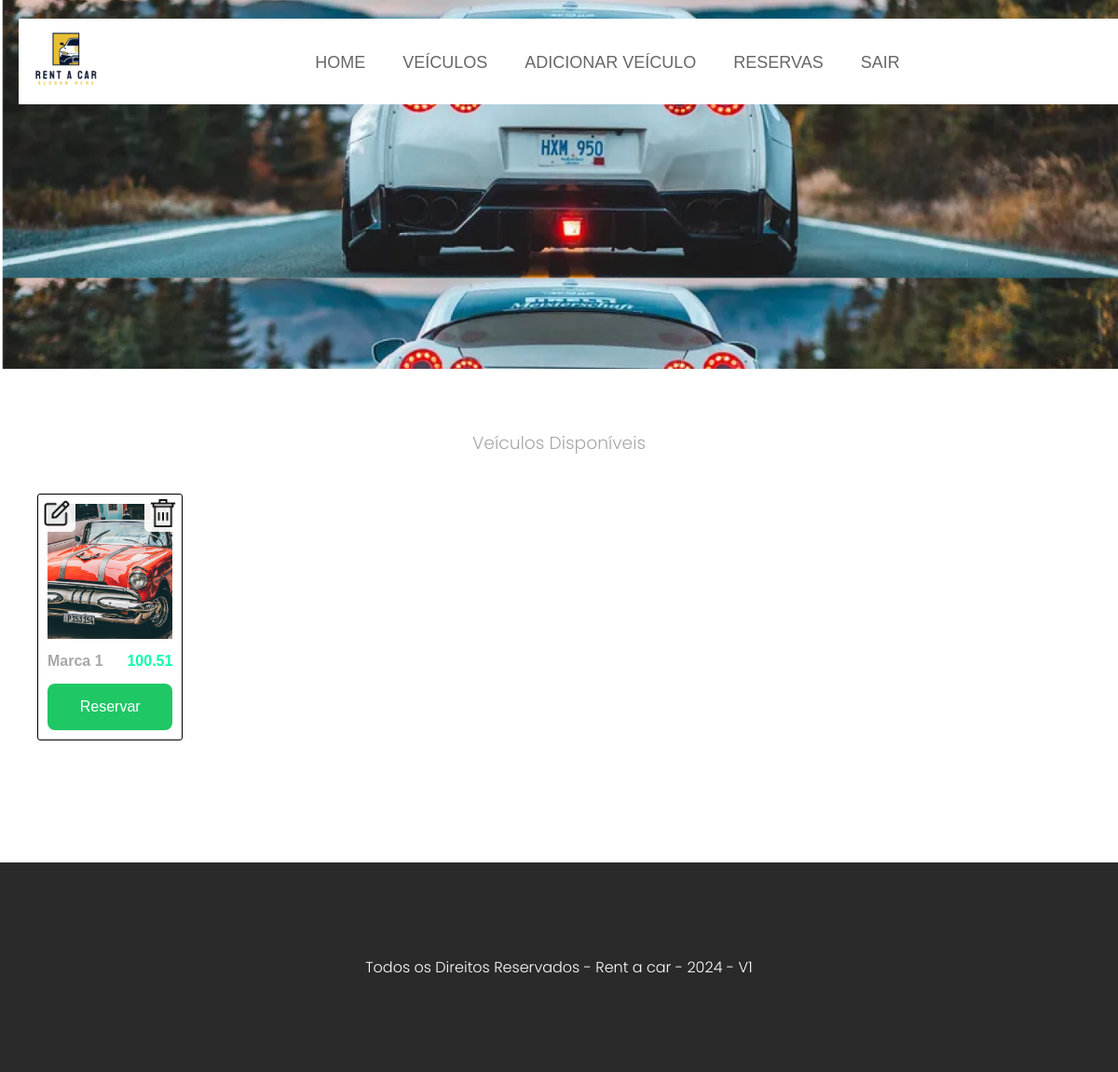
The app's page /veiculo/ (signed in), older data.
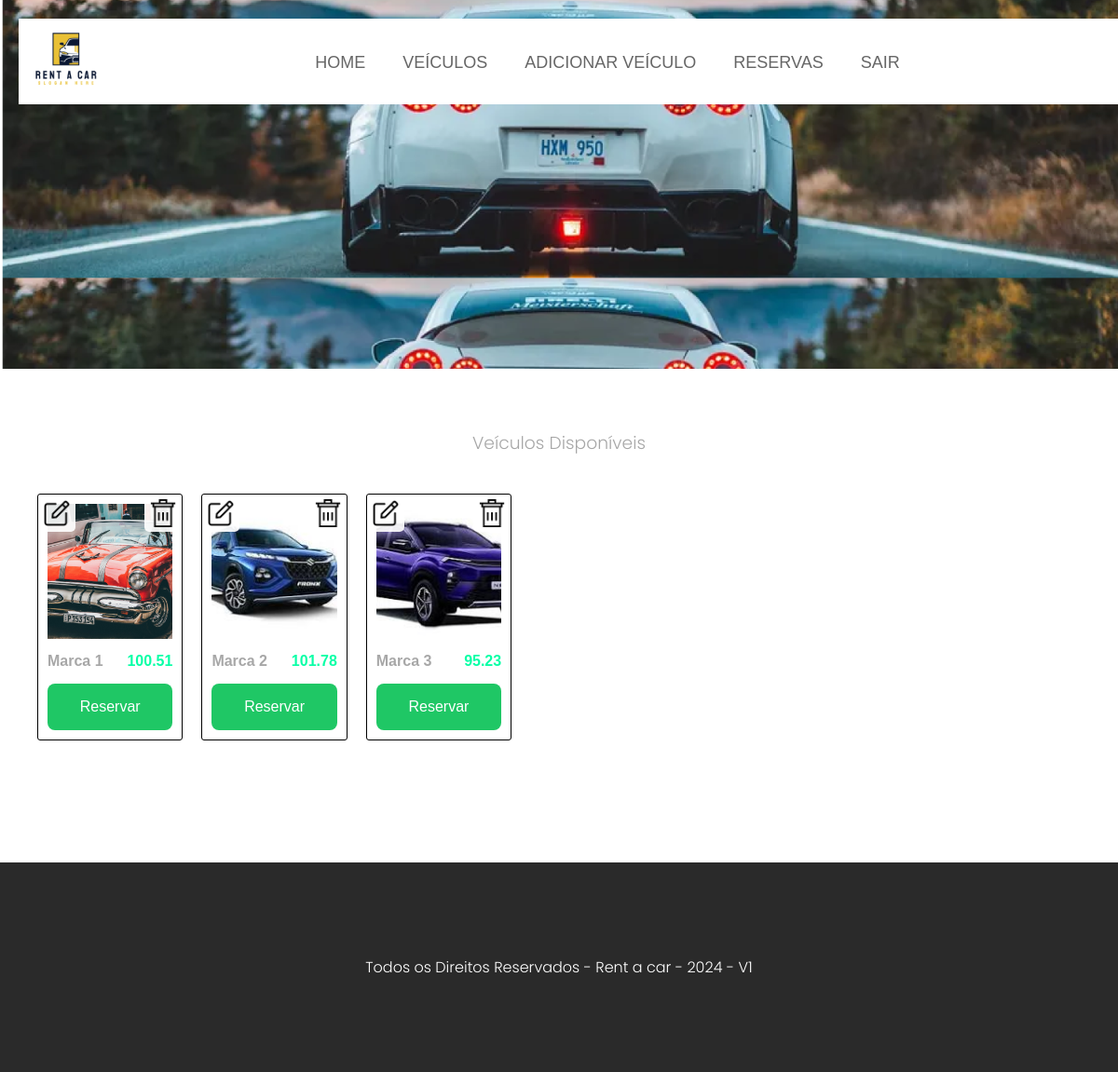
The same page, newer data.
### app/models.py (models this page shows, shortened)
class Veiculo(db.Model):
    __tablename__ = 'veiculos'
    id_veiculo = db.Column(db.Integer, primary_key=True)
    marca = db.Column(db.String(50), nullable=False)
    modelo = db.Column(db.String(100), nullable=False)
    placa = db.Column(db.String(20), nullable=False, unique=True)
    categoria = db.Column(db.String(50), nullable=False)
    ano = db.Column(db.Integer, nullable=False)
    precoDia = db.Column(db.Float, nullable=False)
    imagem = db.Column(db.Text, nullable=False)
    disponibilidade = db.Column(db.String(20), nullable=False)

### app/routes/veiculo.py (the view)
@veiculo_bp.route('/')
def index():
    veiculos = Veiculo.query.all()
    return render_template('veiculos/cards_veiculos.html', veiculos=veiculos)

### app/routes/veiculo.py (called while the page is built)
@veiculo_bp.before_request
def loginAuth():
    if not AuthMiddleware.is_logged():
        return redirect(url_for('user.login'))

### app/templates/veiculos/cards_veiculos.html
{% extends './base.html' %}
{% block content %}
{% include 'navbar.html' %}
<section id="content">
    <main id="main">
        <section id="Veiculos">
            <h1>Veículos Disponíveis</h1>
            <div class="listaVeiculos">
                {% for veiculo in veiculos %}
                    <div class="blocosVeiculos">
                        <img src="{{url_for('static', filename='carImages/')}}{{veiculo.imagem}}">
                        <div class="legenda">
                            <span class="nome">{{veiculo.marca}}</span>
                            <span class="preco">{{veiculo.precoDia}}</span>
                        </div>
                            <a class="btn-reservar" href="{{url_for('reserva.form', id=veiculo.id_veiculo)}}">Reservar</a>
                        {% if session['tipo'] == 'funcionario' %}
                            <div class="actions-group">
                                <a href="{{url_for('veiculo.editar_veiculo', id=veiculo.id_veiculo)}}"><img src="{{url_for('static', filename='imagens/edit.png')}}" alt="Botão editar"></a>
                                <a href="{{url_for('veiculo.deletar', id=veiculo.id_veiculo)}}"><img src="{{url_for('static', filename='imagens/trash.png')}}" alt="Botão editar"></a>
                            </div>
                        {% endif %}
                    </div>
                {% endfor %}
            </div>
        </section>
    </main>
</section>
{% endblock %}

### app/templates/base.html (shortened to what this page needs)
<!DOCTYPE html>
<html lang="pt-br">
    <head>
        <link rel="stylesheet" href="{{url_for('static', filename='css/app.css')}}">
    </head>
    <body>
        {% block content %}
        {% endblock %}
        {% include './footer.html' %}
    </body>
</html>

### app/templates/navbar.html (shortened to what this page needs)
<section id="header">
    <div id="menu">
        <div id="logo">
            <img src="{{url_for('static', filename='imagens/logo.png')}}" width="84">
        </div>
        <nav>
            <ul class="poppins-light">
                <li><a href="/">Home</a></li>
                <li><a href="{{url_for('veiculo.index')}}">Veículos</a></li>
                {% if session['tipo'] == 'funcionario' %}
                    <li><a href="{{url_for('veiculo.adicionar_veiculo')}}">Adicionar veículo</a></li>
                    <li><a href="{{url_for('reserva.reservas')}}">Reservas</a></li>
                {% else %}
                    <li><a href="{{url_for('reserva.minhas_reservas')}}">Minhas reservas</a></li>
                {% endif %}
                <li><a href="{{url_for('user.logout')}}">Sair</a></li>
            </ul>
        </nav>
    </div>
</section>

### app/templates/footer.html
<footer>
    Todos os Direitos Reservados - Rent a car - 2024 - V1
</footer>

### app/static/css/app.css (style rules this page uses)
* { margin: 0; padding: 0; font-family: Verdana, Geneva, Tahoma, sans-serif; }
:root { --verde: #07ffa6; --preto: #2a2a2a; --amarelo: #e9c035; --corTexto: #3a3a3a; --corNome: #a7a7a7; }
.poppins-light { font-family: "Poppins", sans-serif; font-weight: 300; font-style: normal; }
body, html { background-color: #fff !important; height: 100vh; }
#header { background-image: url("../imagens/backgroundTopo.png"); background-size: 100%; padding: 20px 20px; height: 356px; }
#menu { display: flex; flex-direction: row; justify-content: space-between; background-color: #fff; width: 100%; align-items: center; padding: 10px; }
#menu nav ul { display: flex; flex-direction: row; gap: 40px; }
#content { padding: 65px 40px; min-height: 50%; background-repeat: no-repeat; background-position: 0 0; }
#main { background-repeat: no-repeat; background-position: bottom left; }
#Veiculos h1 { color: var(--corNome); width: 100%; text-align: center; font-weight: 100; margin-bottom: 40px; font-family: "Poppins", sans-serif; font-weight: 300; font-style: normal; }
.listaVeiculos { display: flex; flex-direction: row; gap: 20px; flex-wrap: wrap; }
.legenda { display: flex; flex-direction: row; justify-content: space-between; margin-top: 15px; margin-bottom: 15px; }
.blocosVeiculos .preco { color: var(--verde); font-weight: 700; }
.blocosVeiculos .nome { color: var(--corNome); font-weight: 700; }
footer { background-color: #2a2a2a; padding: 100px 0px; text-align: center; color: #fff; width: 100%; bottom: 0px; font-family: "Poppins", sans-serif; font-weight: 300; font-style: normal; }
.actions-group { position:absolute; top: 0; left: 0; width: 100%; display: flex; justify-content: space-between; }
.actions-group a img { width: 30px; height: 30px; background-color: rgba(255, 255, 255, 0.9); padding: 5px; border-radius: 5px; }
.btn-reservar { background-color: #1fc765; color: #fff; padding: 1rem; border: 0; border-radius: 8px; cursor: pointer; text-decoration: none; text-align: center; }

Row changes from the older to the newer data that the page shows:
added Veiculo: imagem (picture), marca "Marca 2", precoDia "101.78"
added Veiculo: imagem (picture), marca "Marca 3", precoDia "95.23"
